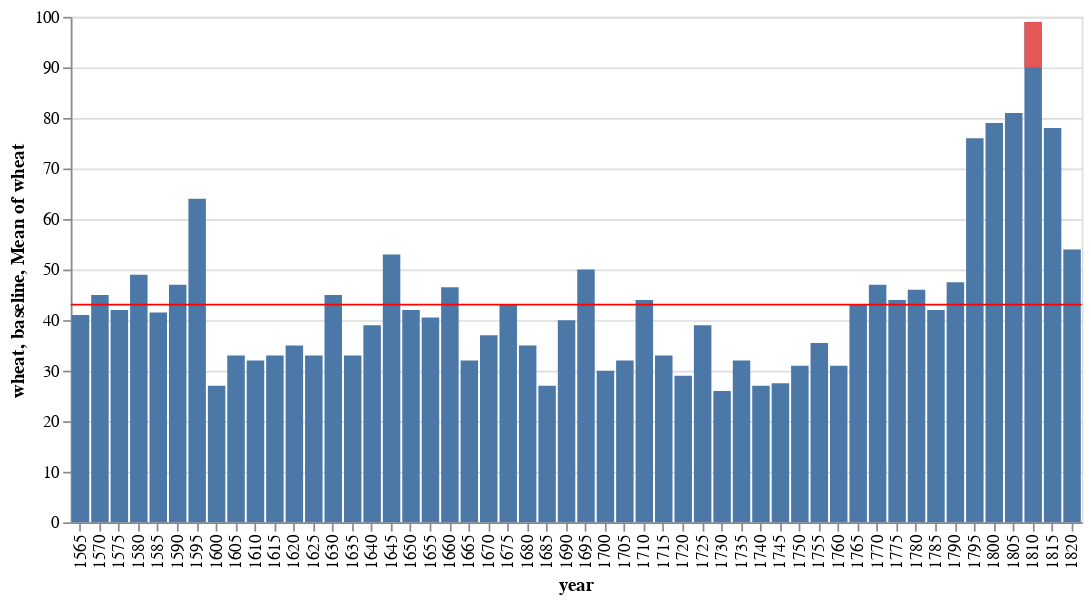

The code cell stored with this chart in its notebook:
### Markdown cell above
2.	Створіть стовпчасту діаграму, де на осі X будуть роки, а на осі Y - кількість виробленої пшениці в мільйонах тонн.
Встановіть правило (horizontal rule) червоного кольору, яке показує середнє значення виробництва пшениці за всі роки.
Об'єднайте графік стовпчатої діаграми та правило в одному зображенні шириною 600 пікселів.
Забезпечте наявність легенди, що пояснює, як відображається середнє значення.
Збережіть графік у файлі з розширенням на вибір.

### Code cell
source = data.wheat()

# Стовпчаста діаграма
bars = alt.Chart(source).mark_bar().encode(
    x='year:O',
    y='wheat:Q')

highlight = alt.Chart(source).mark_bar(color="#e45755").encode(
    x='year:O',
    y='baseline:Q',
    y2='wheat:Q'
).transform_filter(alt.datum.wheat > 90).transform_calculate("baseline", "90")

# Horizontal rule для середнього значення
rule = alt.Chart(source).mark_rule(color='red').encode(
    y='mean(wheat):Q')

# Об'єднання графіку, правила та легенди
chart = (bars + highlight + rule).properties(width=600)

# Збереження графіку у файл з форматом json
chart.save('chart.json')

chart

### Figure 1 — Vega-Lite specification as saved in the notebook (floating-point values rounded to 4 significant figures)
{"config": {"view": {"continuousWidth": 400, "continuousHeight": 300}}, "layer": [{"mark": "bar", "encoding": {"x": {"field": "year", "type": "ordinal"}, "y": {"field": "wheat", "type": "quantitative"}}}, {"mark": {"type": "bar", "color": "#e45755"}, "encoding": {"x": {"field": "year", "type": "ordinal"}, "y": {"field": "baseline", "type": "quantitative"}, "y2": {"field": "wheat"}}, "transform": [{"filter": "(datum.wheat > 90)"}, {"calculate": "90", "as": "baseline"}]}, {"mark": {"type": "rule", "color": "red"}, "encoding": {"y": {"aggregate": "mean", "field": "wheat", "type": "quantitative"}}}], "data": {"name": "data-76d1ce26ea5761007c35827e1564d86c"}, "width": 600, "$schema": "https://vega.github.io/schema/vega-lite/v4.17.0.json", "datasets": {"data-76d1ce26ea5761007c35827e1564d86c": [{"year": 1565, "wheat": 41.0, "wages": 5.0}, {"year": 1570, "wheat": 45.0, "wages": 5.05}, {"year": 1575, "wheat": 42.0, "wages": 5.08}, {"year": 1580, "wheat": 49.0, "wages": 5.12}, {"year": 1585, "wheat": 41.5, "wages": 5.15}, {"year": 1590, "wheat": 47.0, "wages": 5.25}, {"year": 1595, "wheat": 64.0, "wages": 5.54}, {"year": 1600, "wheat": 27.0, "wages": 5.61}, {"year": 1605, "wheat": 33.0, "wages": 5.69}, {"year": 1610, "wheat": 32.0, "wages": 5.78}, {"year": 1615, "wheat": 33.0, "wages": 5.94}, {"year": 1620, "wheat": 35.0, "wages": 6.01}, {"year": 1625, "wheat": 33.0, "wages": 6.12}, {"year": 1630, "wheat": 45.0, "wages": 6.22}, {"year": 1635, "wheat": 33.0, "wages": 6.3}, {"year": 1640, "wheat": 39.0, "wages": 6.37}, {"year": 1645, "wheat": 53.0, "wages": 6.45}, {"year": 1650, "wheat": 42.0, "wages": 6.5}, {"year": 1655, "wheat": 40.5, "wages": 6.6}, {"year": 1660, "wheat": 46.5, "wages": 6.75}, {"year": 1665, "wheat": 32.0, "wages": 6.8}, {"year": 1670, "wheat": 37.0, "wages": 6.9}, {"year": 1675, "wheat": 43.0, "wages": 7.0}, {"year": 1680, "wheat": 35.0, "wages": 7.3}, {"year": 1685, "wheat": 27.0, "wages": 7.6}, {"year": 1690, "wheat": 40.0, "wages": 8.0}, {"year": 1695, "wheat": 50.0, "wages": 8.5}, {"year": 1700, "wheat": 30.0, "wages": 9.0}, {"year": 1705, "wheat": 32.0, "wages": 10.0}, {"year": 1710, "wheat": 44.0, "wages": 11.0}, {"year": 1715, "wheat": 33.0, "wages": 11.75}, {"year": 1720, "wheat": 29.0, "wages": 12.5}, {"year": 1725, "wheat": 39.0, "wages": 13.0}, {"year": 1730, "wheat": 26.0, "wages": 13.3}, {"year": 1735, "wheat": 32.0, "wages": 13.6}, {"year": 1740, "wheat": 27.0, "wages": 14.0}, {"year": 1745, "wheat": 27.5, "wages": 14.5}, {"year": 1750, "wheat": 31.0, "wages": 15.0}, {"year": 1755, "wheat": 35.5, "wages": 15.7}, {"year": 1760, "wheat": 31.0, "wages": 16.5}, {"year": 1765, "wheat": 43.0, "wages": 17.6}, {"year": 1770, "wheat": 47.0, "wages": 18.5}, {"year": 1775, "wheat": 44.0, "wages": 19.5}, {"year": 1780, "wheat": 46.0, "wages": 21.0}, {"year": 1785, "wheat": 42.0, "wages": 23.0}, {"year": 1790, "wheat": 47.5, "wages": 25.5}, {"year": 1795, "wheat": 76.0, "wages": 27.5}, {"year": 1800, "wheat": 79.0, "wages": 28.5}, {"year": 1805, "wheat": 81.0, "wages": 29.5}, {"year": 1810, "wheat": 99.0, "wages": 30.0}, {"year": 1815, "wheat": 78.0, "wages": null}, {"year": 1820, "wheat": 54.0, "wages": null}]}}
